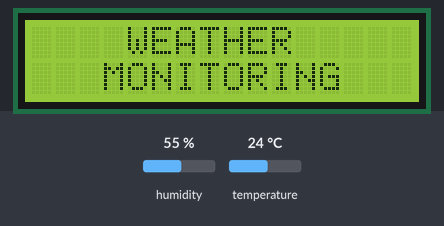
A sketch run on a simulated ESP8266 (NodeMCU). Parts: 16×2 character LCD. The test bench sets the inputs (shaded band); at power-on: temperature 24 °C, humidity 55 %. WiFi joins after 1.5 s; servers stay silent unless stated; what the sketch prints to the serial monitor is not drawn.

Above: at 5.1 s.
At 20.2 s:
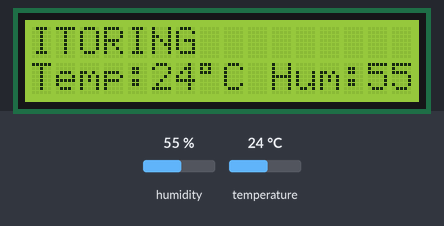
20.3 s: temperature set to 12 °C
At 20.5 s:
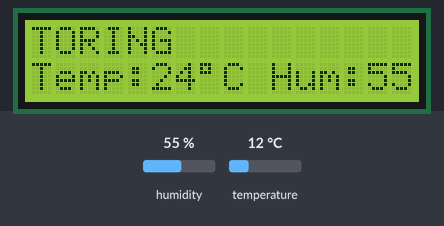
At 23.34 s:
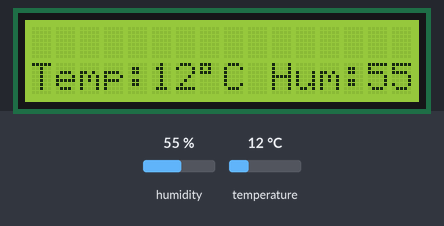
Timing chart, 0 to 24.8 s (numbered marks = the images above; inputs shaded):
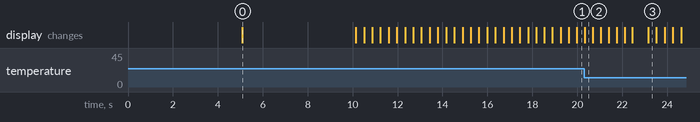

Measured:
- what the display in image 0 shows lasts 5.0 s, from 5.1 s to 10.1 s

The sketch:

Nano_CPE162P_C1_Experiment3.ino
```cpp
#include <ESP8266WiFi.h>
#include "ThingSpeak.h"
#include <Arduino.h>

#include <dht.h>
#include <LiquidCrystal_I2C.h>
#include <String.h>

dht DHT;
LiquidCrystal_I2C lcd(0x27, 16, 2);
String title = "WEATHER MONITORING";
#define DHT11_PIN 2

long int timeStart = 0;
char ssid[] = "fh_dbe600";
char pass[] = "wlan2419ff";
int keyIndex = 0;
WiFiClient client;

unsigned long myChannelNumber = 2448718;
const char* myWriteAPIKey = "EJS3HL8Z2SOA2HQQ";

void setup() {
  Serial.begin(115200);
  ThingSpeak.begin(client);
  if (WiFi.status() != WL_CONNECTED) {
    Serial.print("Attempting to connect to SSID: ");
    Serial.println("fh_dbe600");
    while (WiFi.status() != WL_CONNECTED) {
      WiFi.begin(ssid, pass);
      Serial.print(".");
      delay(5000);
    }
    Serial.println("\nConnected.");
  }
  lcd.init();
  lcd.backlight();
  lcd.setCursor(4, 0);
  lcd.print("WEATHER");
  lcd.setCursor(3, 1);
  lcd.print("MONITORING");
  delay(5000);
  lcd.clear();
}

void scrollText(int row, String message, int delayTime, int lcdColumns) {
  for (int i = 0; i < lcdColumns; i++) {
    message = " " + message;
  }
  message = message + " ";
  for (int pos = 0; pos < message.length(); pos++) {
    lcd.setCursor(0, row);
    lcd.print(message.substring(pos, pos + lcdColumns));
    delay(delayTime);
  }
}

void loop() {
  if ((millis() - timeStart) >= 15000) {
    ThingSpeak.setField(1, int(DHT.temperature));
    ThingSpeak.setField(2, int(DHT.humidity));

    int x = ThingSpeak.writeFields(myChannelNumber, myWriteAPIKey);
    if (x == 200) {
      Serial.println("Channel update successful.");
    } else {
      Serial.println("Problem updating channel. HTTP error code " + String(x));
    }
    timeStart = millis();
  }

  DHT.read11(2);
  Serial.println(DHT.temperature);
  lcd.setCursor(0, 1);
  lcd.print("Temp:");
  lcd.setCursor(5, 1);
  lcd.print(int(DHT.temperature));
  lcd.print((char)223);
  lcd.print("C");
  lcd.setCursor(10, 1);
  lcd.print("Hum:");
  lcd.setCursor(14, 1);
  lcd.print(int(DHT.humidity));
  scrollText(0, title, 350, 16);
}
```
